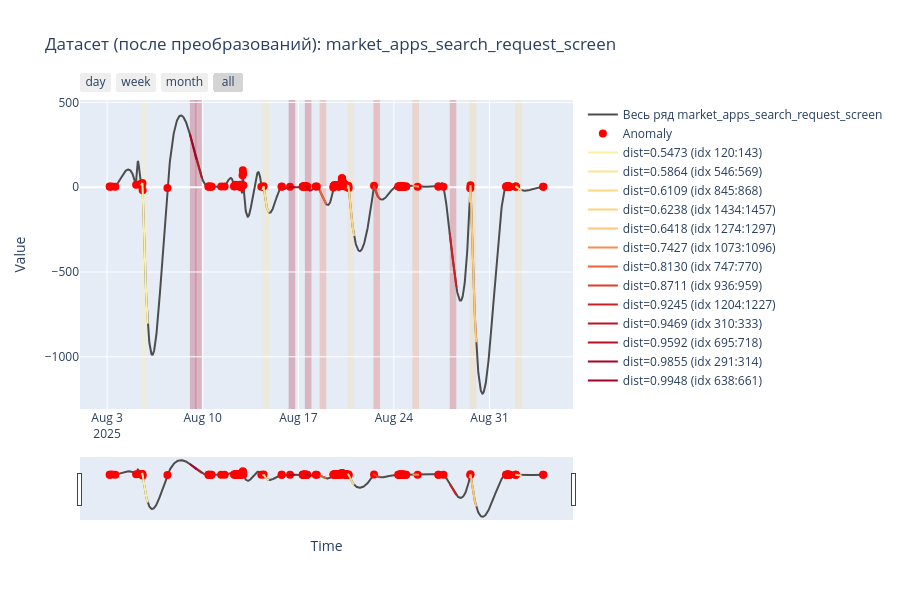
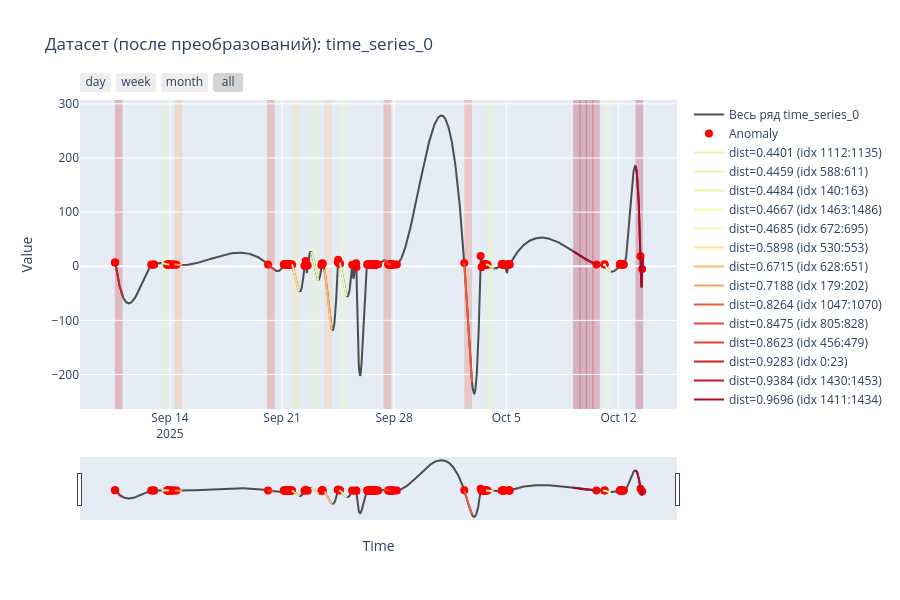
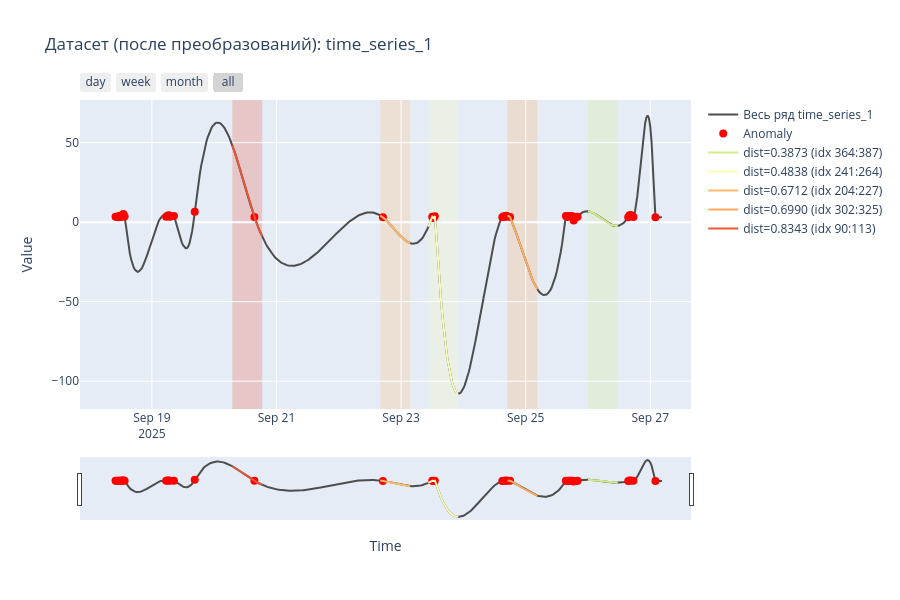
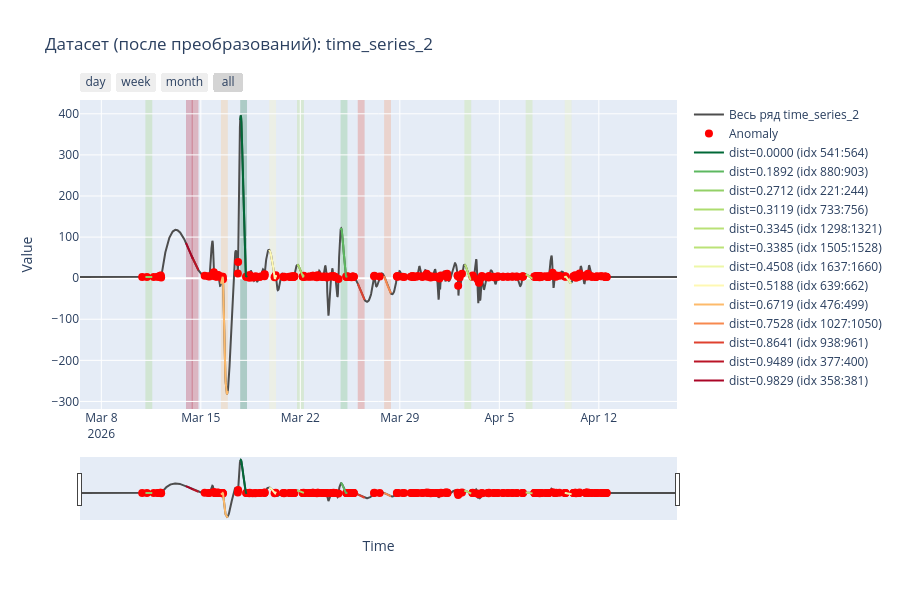

The notebook cell saved with these charts, in order:
### Markdown cell above
### 4) Визуализация

Градиент цвета от зеленого до красного символизирует похожесть отрезков, где зеленый - максимально похожий, желтый - похойжий, а красный - чем-то напоминающий

В этом блок рассматриваются графики уже обработанных временных рядов

### Code cell
distances = results["distance"].values
vmin, vmax = distances.min(), distances.max()

def get_color(distance):
    if vmax != vmin:
        t = (distance - vmin) / (vmax - vmin)
    else:
        t = 0.5
    cmap = plt.cm.get_cmap("RdYlGn_r")
    rgba = cmap(t)
    return f"rgba({int(rgba[0]*255)},{int(rgba[1]*255)},{int(rgba[2]*255)},{rgba[3]})"

# Визуализация
grouped = results.groupby("series_id")
for series_id, group in grouped:
    full_series = searcher.prepared_series_[series_id]
    
    fig = go.Figure()
    add_line(fig, full_series.index, full_series.values, f"Весь ряд {series_id}", "#4d4d4d")

    z_scores = series_dict[series_id]["z_score"]

    anomaly_mask_original = (
        series_dict[series_id]["is_anomaly"]
        .astype(bool)
    )

    # Берём аномалии из результата z_scores_anomaly_transform
    anomaly_mask = (
        series_dict[series_id]["is_anomaly"]
        .resample("30min")
        .max()
        .reindex(full_series.index, fill_value=False)
        .astype(bool)
    )

    fig.add_trace(
        go.Scatter(
            x=full_series.index[anomaly_mask],
            y=full_series[anomaly_mask],
            mode="markers",
            marker=dict(
                color="red",
                size=8
            ),
            name="Anomaly"
        )
    )
    
    for _, row in group.iterrows():
        segment = searcher.get_segment(row["series_id"], int(row["start_idx"]), int(row["end_idx"]))
        color = get_color(row["distance"])
        fig.add_vrect(
            x0=row["start_time"], x1=row["end_time"],
            fillcolor=color, opacity=0.25,
            layer="below", line_width=0
        )
        add_line(fig, segment.index, segment.values,
                 f"dist={row['distance']:.4f} (idx {row['start_idx']}:{row['end_idx']})",
                 color)
    
    update_layout(fig)
    fig.update_layout(
        title=f"Датасет (после преобразований): {series_id}",
        showlegend=True,
        legend=dict(orientation="v", yanchor="top", y=1, xanchor="left", x=1.02)
    )
    fig.show()
